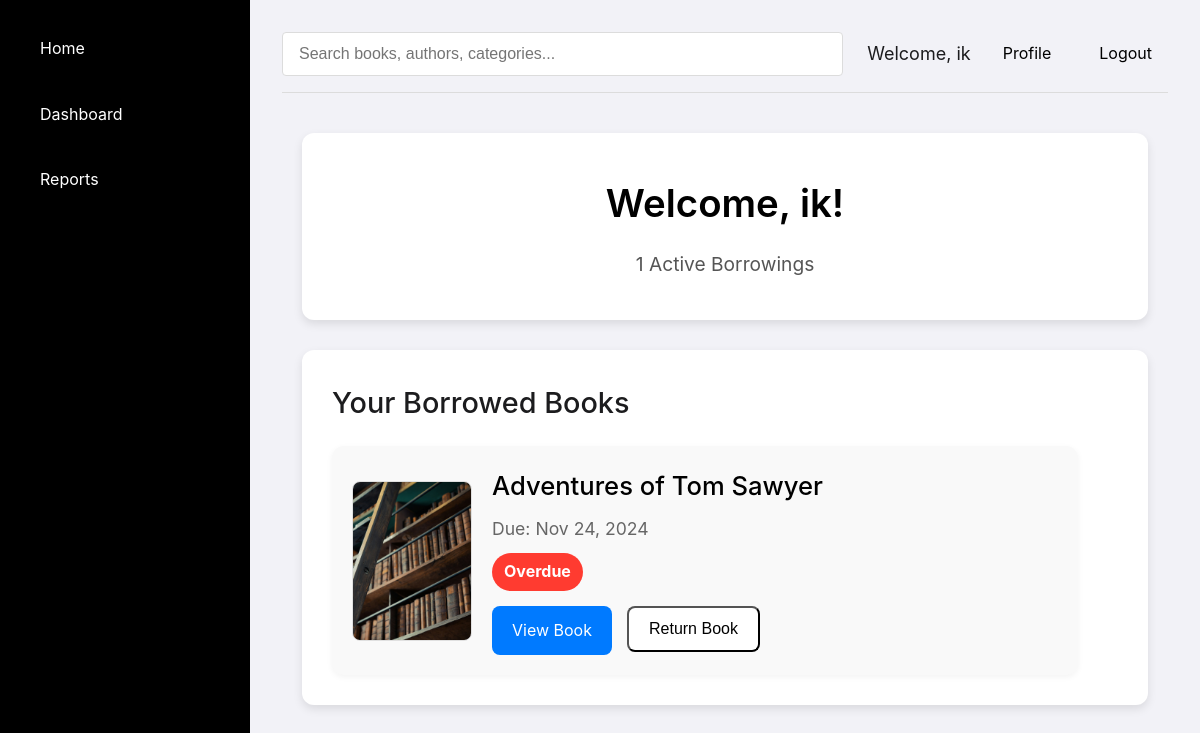
Before: /user/dashboard/ (signed in) with the older database file.
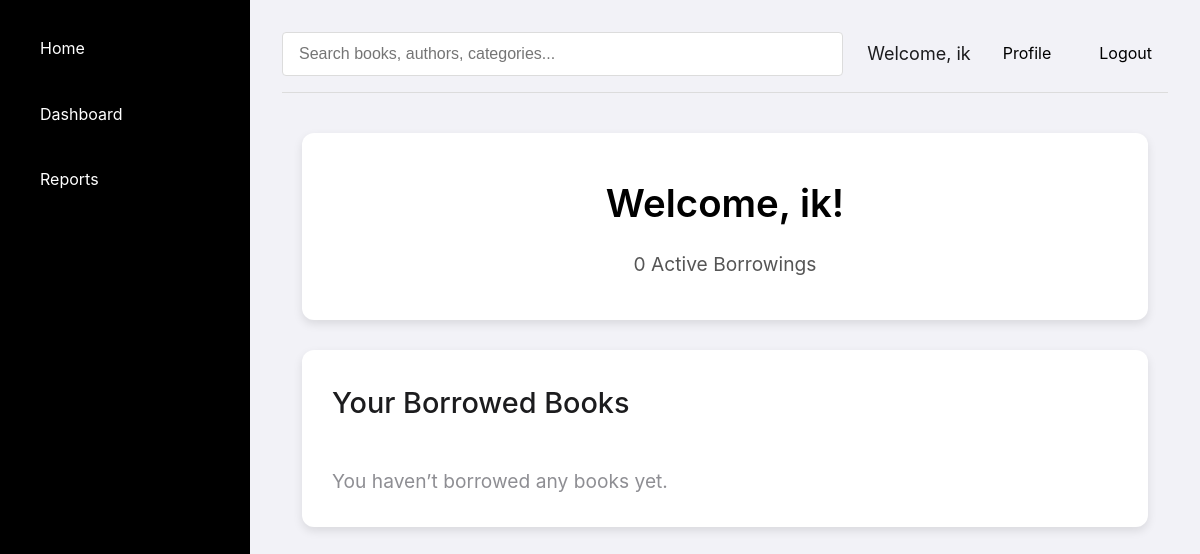
After: the same page with the newer database file.
### catalog/models.py (models this page shows, shortened)
class Borrowing(models.Model):
    user = models.ForeignKey(User, on_delete=models.CASCADE)
    book = models.ForeignKey(Book, on_delete=models.CASCADE)
    borrowed_date = models.DateTimeField(auto_now_add=True)
    due_date = models.DateTimeField()
    returned_date = models.DateTimeField(null=True, blank=True)
    reminder_sent = models.BooleanField(default=False)
    class Meta:
        verbose_name = 'Borrowing'
        verbose_name_plural = 'Borrowings'

class Book(models.Model):
    title = models.CharField(max_length=200)
    author = models.CharField(max_length=200)
    isbn = models.CharField(max_length=13, unique=True)
    genre = models.CharField(max_length=100)
    description = models.TextField()
    cover_image = models.ImageField(upload_to='covers/', null=True, blank=True)
    pdf_file = models.FileField(upload_to='books/')
    total_copies = models.PositiveIntegerField(default=1)
    available_copies = models.PositiveIntegerField(default=1)
    created_at = models.DateTimeField(auto_now_add=True)
    updated_at = models.DateTimeField(auto_now=True)
    class Meta:
        verbose_name = 'Book'
        verbose_name_plural = 'Books'

### user/views.py (the view)
# urls.py: path('dashboard/', views.user_dashboard, name='user_dashboard'),
@login_required
def user_dashboard(request):
    active_borrowings = Borrowing.objects.filter(
        user=request.user,
        returned_date__isnull=True
    ).select_related('book').order_by('due_date')
    for borrowing in active_borrowings:
        borrowing.is_overdue = borrowing.due_date < timezone.now()
        if hasattr(borrowing, 'current_page'):
            total_pages = borrowing.book.total_pages or 100
            borrowing.progress = (borrowing.current_page / total_pages) * 100
        else:
            borrowing.progress = 0
    total_books_read = Borrowing.objects.filter(
        user=request.user,
        returned_date__isnull=False
    ).count()
    currently_reading = active_borrowings.count()
    context = {
        'active_borrowings': active_borrowings,
        'total_books_read': total_books_read,
        'currently_reading': currently_reading,
        'now': timezone.now()
    }
    return render(request, 'user/dashboard.html', context)

### user/templates/user/dashboard.html (shortened to what this page needs)
{% extends 'catalog/layout.html' %}
{% block content %}
<div class="user-dashboard">
    <div class="dashboard-header card">
        <h1>Welcome, {{ user.username }}!</h1>
        <div class="stats">
            <div class="stat-item">
                <span class="stat-value">{{ active_borrowings.count }}</span>
                <span class="stat-label">Active Borrowings</span>
            </div>
        </div>
    </div>
    <div class="borrowings-section card">
        <h2>Your Borrowed Books</h2>
        <div class="borrowings-grid">
            {% for borrowing in active_borrowings %}
            <div class="borrowing-card">
                {% if borrowing.book.cover_image %}
                    <img src="{{ borrowing.book.cover_image.url }}" alt="{{ borrowing.book.title }}" class="book-thumbnail">
                {% endif %}
                <div class="borrowing-info">
                    <h3>{{ borrowing.book.title }}</h3>
                    <p>Due: {{ borrowing.due_date|date:"M d, Y" }}</p>
                    {% if borrowing.is_overdue %}
                        <span class="status-badge overdue">Overdue</span>
                    {% else %}
                        <span class="status-badge active">Active</span>
                    {% endif %}
                    <div class="borrowing-actions">
                        <a href="{% url 'download_book' borrowing.pk %}" class="btn btn-download">View Book</a>
                        <form method="post" action="{% url 'return_book' borrowing.pk %}" class="inline-form">
                            <button type="submit" class="btn btn-return">Return Book</button>
                        </form>
                    </div>
                </div>
            </div>
            {% empty %}
            <p class="empty-message">You haven’t borrowed any books yet.</p>
            {% endfor %}
        </div>
    </div>
</div>
{% endblock %}

Changed rows visible on the page:
no longer on this page (row edited): Borrowing: book.cover_image (picture), book "Adventures of Tom Sawyer", due_date "Nov 24, 2024", shows "Overdue"
Other visible differences:
{{ active_borrowings.count }}: "1" → "0"
text now shown: "You haven’t borrowed any books yet."
